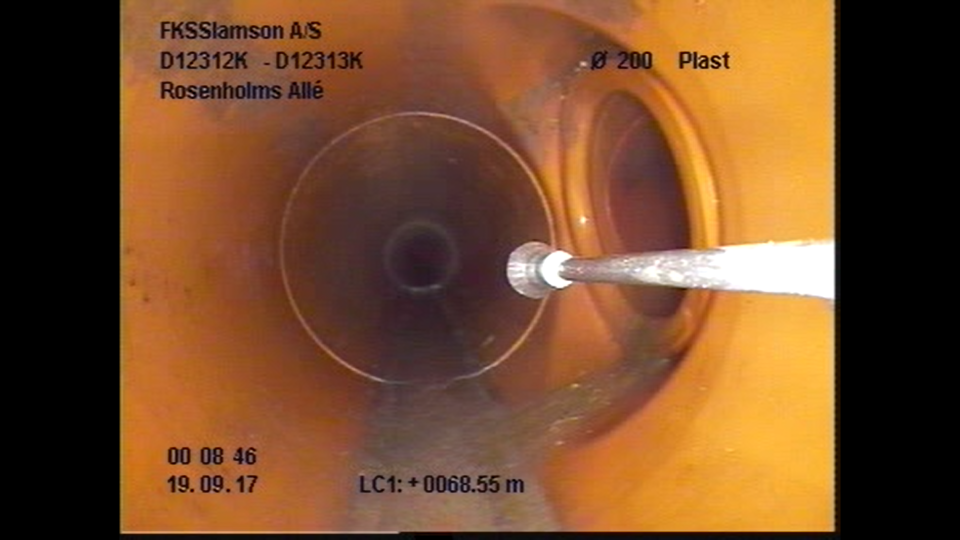
#> input picture materials/GR-type_0_2.jpg, 1920 x 1080 px (shown at 1/2 size)
$ python histogram.py   (older library calls are emulated)
#> lines starting #> are read from the running program, lines starting #| are printed output that depends on the picture
### Functions/imgproc_func.py
import math
import cv2
import numpy as np

def resize_image(image, image_name, procent):
    [height, width] = [image.shape[0],image.shape[1]]
    [height, width] = [procent*height, procent*width]
    cv2.namedWindow(image_name, cv2.WINDOW_NORMAL)
    cv2.resizeWindow(image_name, int(width), int(height))
    cv2.imshow(image_name, image)

picNumb = (0,0)
# [86 lines left out: functions print_pic, medColour, threshold_values, sobel_values, canny_values, blur_values and 3 more, not called in this run]


# This is just for trackbar callbacks
def _nothing(x):
    pass


# [57 lines left out: functions retrieve_trackbar, define_trackbar, depth_to_display, save_depth_img, not called in this run]


class AdaptiveGRDepthMasker:
    # [77 lines left out: functions __init__, add_image, return_masks, find_largest_contour, average_contour_depth, not called in this run]

### tests/histogram.py
import cv2
from pathlib import Path
from matplotlib import pyplot as plt
from os import mkdir, listdir
from Functions import imgproc_func as func

path = r'C:\Users\Muku\OneDrive - Aalborg Universitet\P4 - GrisProjekt\Training data\Videos\ROE\2nd training set\Class 3'
listofvids = listdir(path)

for vid in listofvids:
    vid = cv2.VideoCapture(f'{path}/{vid}')
    mean_intensity = 0
    frame_length = 0
    max_min_intensity = []
    while vid.isOpened():
        # read frame
        ret, frame = vid.read()
#> frame is the input picture: shape (1080, 1920, 3); mean B, G, R 42.9, 75.6, 117.7
        if not ret:
            break
        frame = cv2.convertScaleAbs(frame, alpha=1, beta=40)
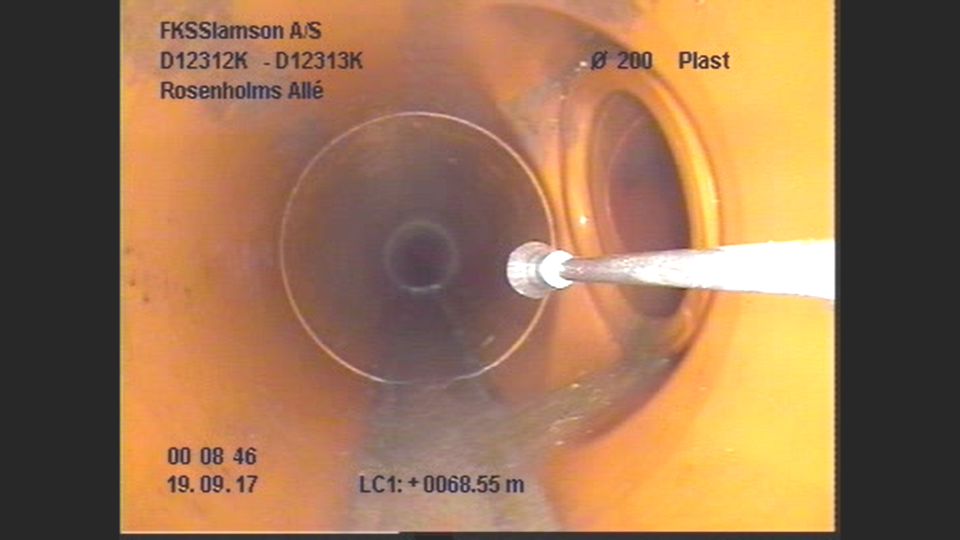
#> frame: shape (1080, 1920, 3) (shown at 1/2 size); mean B, G, R 82.4, 115.1, 153.6
        func.resize_image(frame, 'image', 0.4)

        key = cv2.waitKey(10)
#> (key q is pressed here)
        if key & 0xFF == ord('q'):
            break
        if key & 0xFF == ord('w'):
            cv2.imwrite('histogram.png',frame)
            full_frame = []
            full_frame.append(frame)
            full_frame.append(cv2.cvtColor(frame, cv2.COLOR_BGR2HSV))
            full_frame.append(cv2.cvtColor(frame, cv2.COLOR_BGR2HLS))
            full_frame.append(cv2.cvtColor(frame, cv2.COLOR_BGR2GRAY))

            color = ('blue', 'green', 'red')
            fig, axs = plt.subplots(4, figsize=(12, 6))
            fig.suptitle('bgr, hsv, hsi, grey')
            for n in range(3):
                for i, col in enumerate(color):
                    hist = cv2.calcHist([full_frame[n]], [i], None, [256], [0, 256])
                    axs[n].plot(hist, color=col)
                    plt.xlim([0, 256])
            axs[3].plot(cv2.calcHist([full_frame[3]], [0], None, [256], [0, 256]), color='black')
            plt.xlim([0, 256])
            plt.show()

$ run again, on materials/GR-type_0_3.jpg
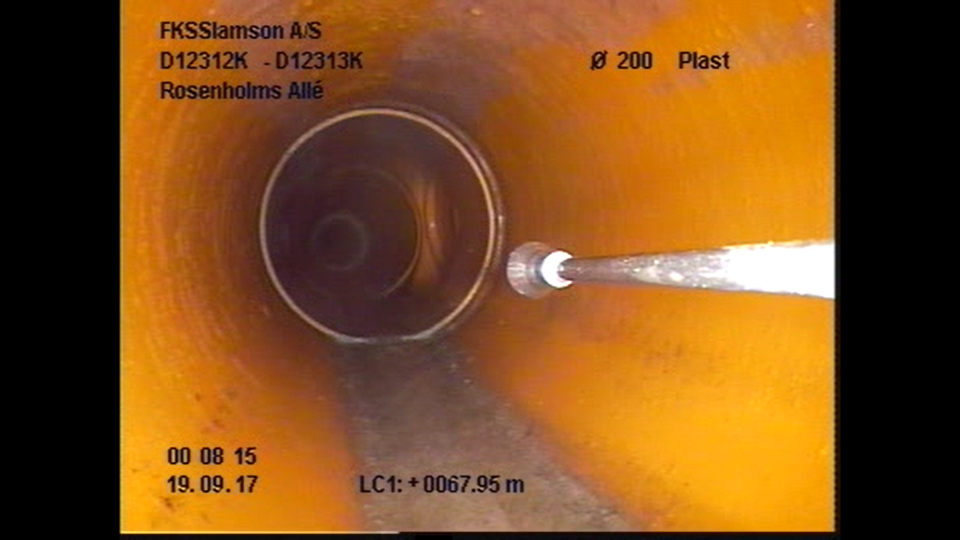
#> input picture materials/GR-type_0_3.jpg, 1920 x 1080 px (shown at 1/2 size)
#> frame is the input picture: shape (1080, 1920, 3); mean B, G, R 29.4, 78.4, 126.8
#> `frame = cv2.convertScaleAbs(frame, alpha=1, beta=40)`:
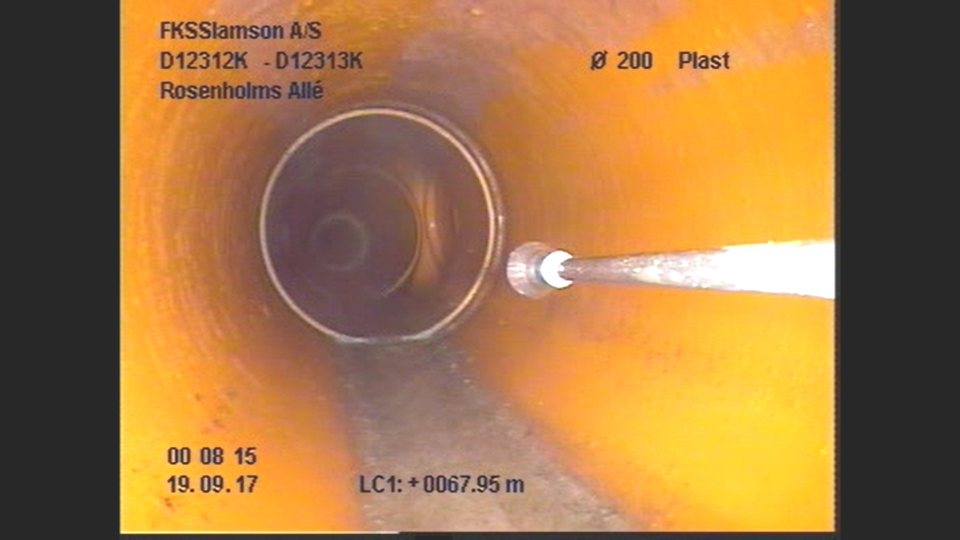
#> frame: shape (1080, 1920, 3) (shown at 1/2 size); mean B, G, R 68.9, 117.9, 162.2

$ run again, on materials/GR-type_0_4.jpg
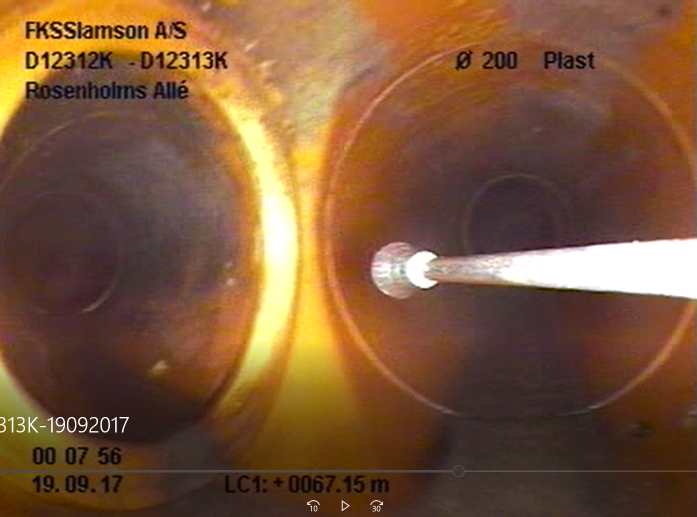
#> input picture materials/GR-type_0_4.jpg, 1393 x 1033 px (shown at 1/2 size)
#> frame is the input picture: shape (1033, 1393, 3); mean B, G, R 57.1, 86.3, 123.7
#> `frame = cv2.convertScaleAbs(frame, alpha=1, beta=40)`:
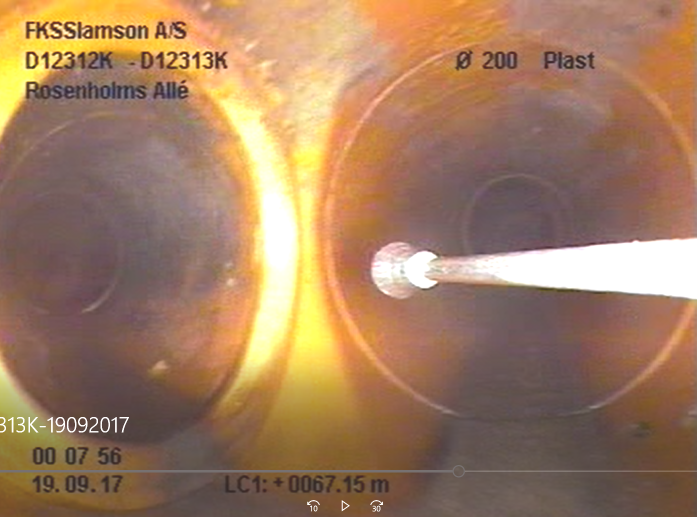
#> frame: shape (1033, 1393, 3) (shown at 1/2 size); mean B, G, R 96.1, 124.6, 160.3
